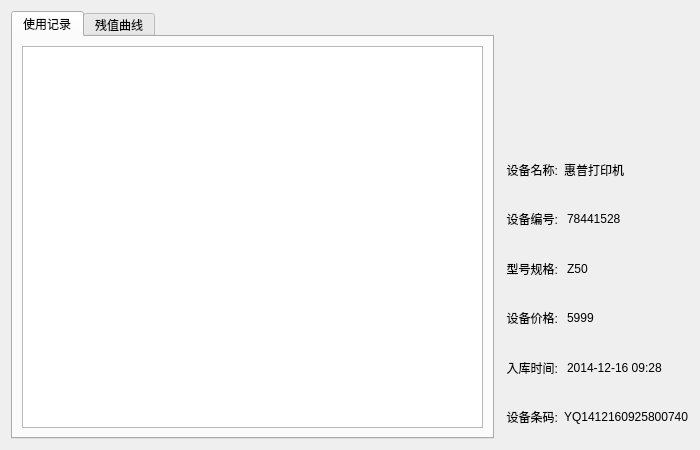
<?xml version="1.0" encoding="UTF-8"?>
<ui version="4.0">
 <class>InstrumentInfomation</class>
 <widget class="QDialog" name="InstrumentInfomation">
  <property name="geometry">
   <rect>
    <x>0</x>
    <y>0</y>
    <width>700</width>
    <height>450</height>
   </rect>
  </property>
  <property name="minimumSize">
   <size>
    <width>400</width>
    <height>450</height>
   </size>
  </property>
  <property name="maximumSize">
   <size>
    <width>1000</width>
    <height>1000</height>
   </size>
  </property>
  <property name="windowTitle">
   <string>仪器信息</string>
  </property>
  <layout class="QHBoxLayout" name="horizontalLayout_7" stretch="3,1">
   <item>
    <widget class="QTabWidget" name="tabWidget">
     <property name="currentIndex">
      <number>0</number>
     </property>
     <widget class="QWidget" name="tab">
      <attribute name="title">
       <string>使用记录</string>
      </attribute>
      <layout class="QVBoxLayout" name="verticalLayout_2">
       <item>
        <widget class="QTableView" name="tableView"/>
       </item>
      </layout>
     </widget>
     <widget class="QWidget" name="tab_2">
      <attribute name="title">
       <string>残值曲线</string>
      </attribute>
      <layout class="QGridLayout" name="gridLayout">
       <item row="0" column="0">
        <widget class="QWidget" name="wg_graph" native="true"/>
       </item>
      </layout>
     </widget>
    </widget>
   </item>
   <item>
    <layout class="QVBoxLayout" name="verticalLayout" stretch="3,1,1,1,1,1,1">
     <item>
      <widget class="ProgressArc" name="widget" native="true"/>
     </item>
     <item>
      <layout class="QHBoxLayout" name="horizontalLayout" stretch="0,2">
       <item>
        <widget class="QLabel" name="label">
         <property name="text">
          <string>  设备名称:</string>
         </property>
        </widget>
       </item>
       <item>
        <widget class="QLabel" name="lb_name">
         <property name="text">
          <string>惠普打印机</string>
         </property>
        </widget>
       </item>
      </layout>
     </item>
     <item>
      <layout class="QHBoxLayout" name="horizontalLayout_2" stretch="1,2">
       <item>
        <widget class="QLabel" name="label_2">
         <property name="text">
          <string>  设备编号:</string>
         </property>
        </widget>
       </item>
       <item>
        <widget class="QLabel" name="lab_number">
         <property name="text">
          <string>78441528</string>
         </property>
        </widget>
       </item>
      </layout>
     </item>
     <item>
      <layout class="QHBoxLayout" name="horizontalLayout_3" stretch="1,2">
       <item>
        <widget class="QLabel" name="label_3">
         <property name="text">
          <string>  型号规格:</string>
         </property>
        </widget>
       </item>
       <item>
        <widget class="QLabel" name="lab_guige">
         <property name="text">
          <string>Z50</string>
         </property>
        </widget>
       </item>
      </layout>
     </item>
     <item>
      <layout class="QHBoxLayout" name="horizontalLayout_4" stretch="1,2">
       <item>
        <widget class="QLabel" name="label_4">
         <property name="text">
          <string>  设备价格:</string>
         </property>
        </widget>
       </item>
       <item>
        <widget class="QLabel" name="lab_price">
         <property name="text">
          <string>5999</string>
         </property>
        </widget>
       </item>
      </layout>
     </item>
     <item>
      <layout class="QHBoxLayout" name="horizontalLayout_5" stretch="1,2">
       <item>
        <widget class="QLabel" name="label_5">
         <property name="text">
          <string>  入库时间:</string>
         </property>
        </widget>
       </item>
       <item>
        <widget class="QLabel" name="lab_time">
         <property name="text">
          <string>2014-12-16 09:28</string>
         </property>
        </widget>
       </item>
      </layout>
     </item>
     <item>
      <layout class="QHBoxLayout" name="horizontalLayout_6" stretch="1,2">
       <item>
        <widget class="QLabel" name="label_6">
         <property name="text">
          <string>  设备条码:</string>
         </property>
        </widget>
       </item>
       <item>
        <widget class="QLabel" name="lab_id">
         <property name="text">
          <string>YQ1412160925800740</string>
         </property>
        </widget>
       </item>
      </layout>
     </item>
    </layout>
   </item>
  </layout>
 </widget>
 <customwidgets>
  <customwidget>
   <class>ProgressArc</class>
   <extends>QWidget</extends>
   <header location="global">progressarc.h</header>
   <container>1</container>
  </customwidget>
 </customwidgets>
 <resources/>
 <connections/>
</ui>
